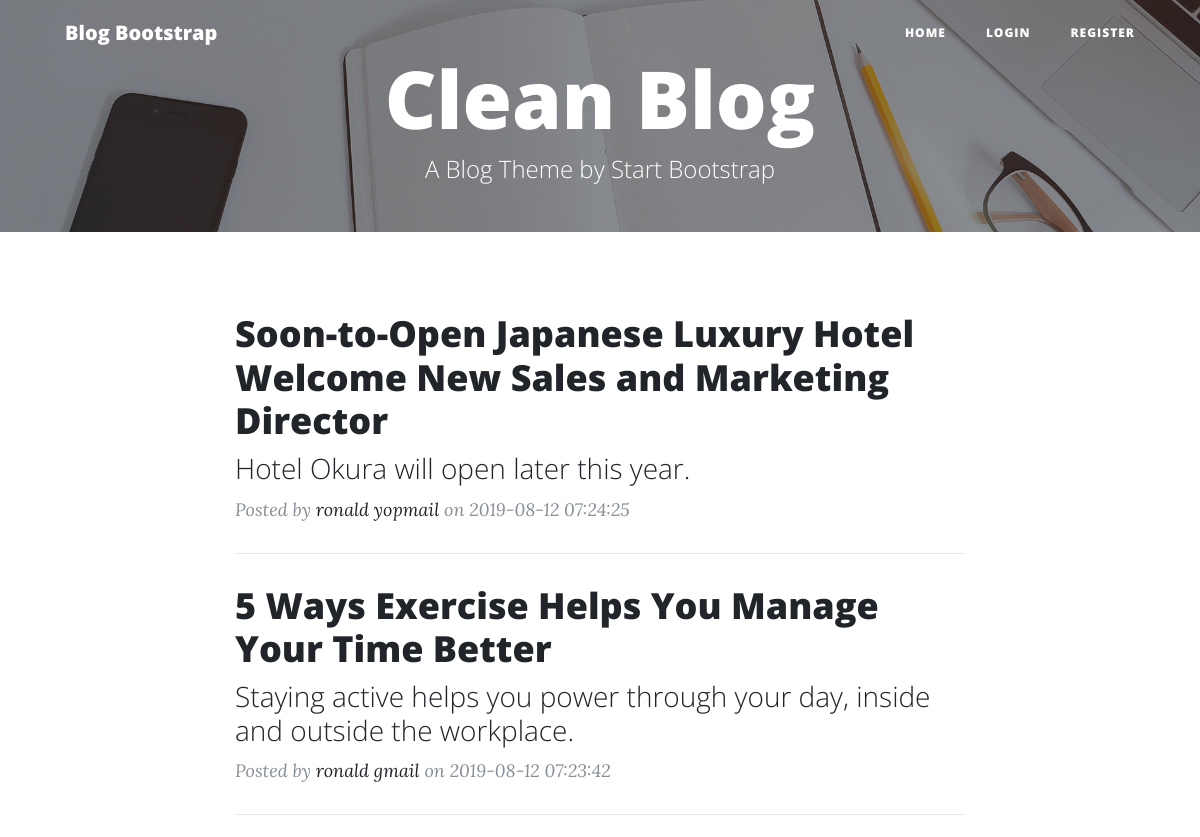
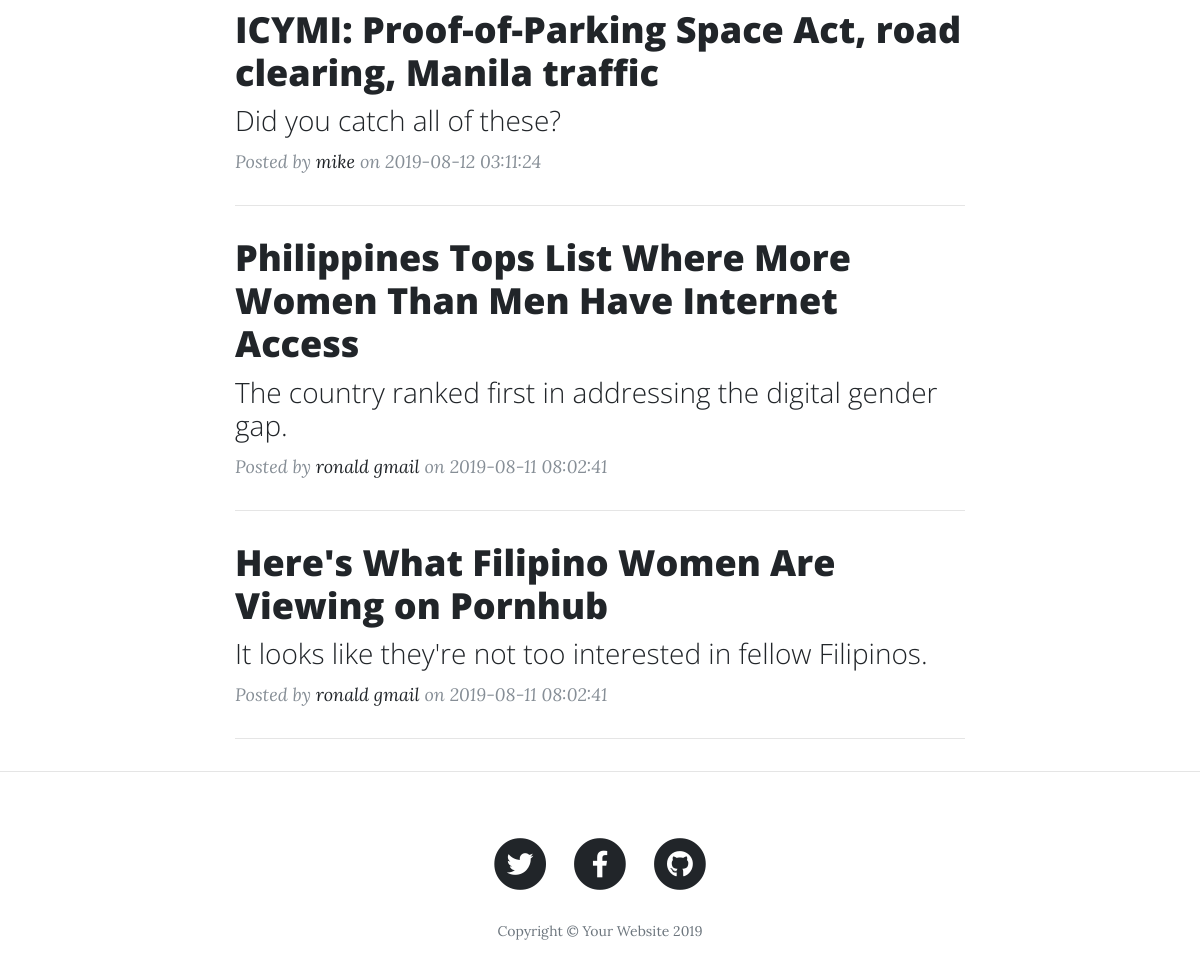
The page / on the database its author committed (2 pictures, top to bottom).
### tables this page shows
CREATE TABLE `posts` (
  `id` int(10) UNSIGNED NOT NULL,
  `title` varchar(255) DEFAULT NULL,
  `small_desc` text NOT NULL,
  `content` longtext NOT NULL,
  `author` varchar(255) NOT NULL,
  `date` timestamp NOT NULL DEFAULT CURRENT_TIMESTAMP
);

CREATE TABLE `users` (
  `id` int(10) UNSIGNED NOT NULL,
  `email` varchar(250) NOT NULL,
  `username` varchar(255) NOT NULL,
  `password` char(255) NOT NULL
);

### app/services/Post.php (called while the page is built, shortened)
<?php
class Post extends Database {
	protected $db_connection;
    public function __construct() {
        $this->db_connection = $this->db_connect();
    }
    public function getAll() {
        $query = $this->db_connection->query('
            SELECT posts.*, users.username, users.id as uid FROM  posts
            LEFT JOIN users ON posts.author = users.id
            ORDER BY date DESC');
        return $query->fetchAll(\PDO::FETCH_OBJ);
    }
}

### app/config/Database.php (called while the page is built, shortened)
<?php
class Database extends \PDO{
    protected $db = 'blog_db';
    protected $host = 'localhost';
    protected $user = 'root';
    protected $pw = '';
	public function db_connect()
	{
		$dsn = 'mysql:host=' . $this->host . ';dbname=' . $this->db;
		try {
			$pdo = new \PDO($dsn, $this->user, $this->pw);
			$pdo->setAttribute(\PDO::ATTR_ERRMODE, \PDO::ERRMODE_EXCEPTION);
			return $pdo;
		}
		catch(PDOException $e) {
			echo 'Connection failed: ' . $e->getMessage();
		}
	}
}

### index.php (the view, shortened to what this page needs)
<?php
$postModel = new Post;
$posts = $postModel->getAll();
include('header.php');
include('nav.php');
?>
  <header class="masthead" style="background-image: url('assets/img/home-bg.jpg')">
    <div class="overlay"></div>
    <div class="container">
      <div class="row">
        <div class="col-lg-8 col-md-10 mx-auto">
          <div class="site-heading">
            <h1>Clean Blog</h1>
            <span class="subheading">A Blog Theme by Start Bootstrap</span>
          </div>
        </div>
      </div>
    </div>
  </header>
  <div class="container">
    <div class="row">
      <div class="col-lg-8 col-md-10 mx-auto">
      	<?php
        foreach ($posts as $key => $p) { ?>
        <div class="post-preview">
          <a href="article.php?id=<?php echo $p->id ?>">
            <h2 class="post-title">
              <?php echo $p->title ?>
            </h2>
            <h3 class="post-subtitle">
              <?php echo $p->small_desc ?>
            </h3>
          </a>
          <p class="post-meta">Posted by
            <a href="blogs.php?uid=<?php echo $p->uid ?>"><?php echo $p->username ?></a>
            on <?php echo $p->date ?></p>
        </div>
        <hr>
        <?php
        }
      	?>
      </div>
    </div>
  </div>
<?php
include('footer.php');

### header.php (shortened to what this page needs)
<?php
print_r($_SESSION);
?>
<!DOCTYPE html>
<html lang="en">
<head>
  <link href="assets/bootstrap/css/bootstrap.min.css" rel="stylesheet">
  <link href="assets/fontawesome-free/css/all.min.css" rel="stylesheet" type="text/css">
  <link href="assets/css/clean-blog.css" rel="stylesheet">
</head>
<body>

### nav.php (shortened to what this page needs)
<nav class="navbar navbar-expand-lg navbar-light fixed-top" id="mainNav">
  <div class="container">
    <a class="navbar-brand" href="index.php">Blog Bootstrap</a>
    <div class="collapse navbar-collapse" id="navbarResponsive">
      <ul class="navbar-nav ml-auto">
        <li class="nav-item">
          <a class="nav-link" href="index.php">Home</a>
        </li>
        <?php if(empty($_SESSION['is_logged'])): ?>
        <li class="nav-item">
          <a class="nav-link" href="login.php">Login</a>
        </li>
        <li class="nav-item">
          <a class="nav-link" href="register.php">Register</a>
        </li>
        <?php endif ?>
      </ul>
    </div>
  </div>
</nav>

### footer.php (shortened to what this page needs)
  <hr>
  <footer>
    <div class="container">
      <div class="row">
        <div class="col-lg-8 col-md-10 mx-auto">
          <ul class="list-inline text-center">
            <li class="list-inline-item">
              <a href="#">
                <span class="fa-stack fa-lg">
                  <i class="fas fa-circle fa-stack-2x"></i>
                  <i class="fab fa-twitter fa-stack-1x fa-inverse"></i>
                </span>
              </a>
            </li>
            <li class="list-inline-item">
              <a href="#">
                <span class="fa-stack fa-lg">
                  <i class="fas fa-circle fa-stack-2x"></i>
                  <i class="fab fa-facebook-f fa-stack-1x fa-inverse"></i>
                </span>
              </a>
            </li>
            <li class="list-inline-item">
              <a href="#">
                <span class="fa-stack fa-lg">
                  <i class="fas fa-circle fa-stack-2x"></i>
                  <i class="fab fa-github fa-stack-1x fa-inverse"></i>
                </span>
              </a>
            </li>
          </ul>
          <p class="copyright text-muted">Copyright &copy; Your Website 2019</p>
        </div>
      </div>
    </div>
  </footer>
</body>
</html>

### assets/css/clean-blog.css (style rules this page uses)
body { font-size: 20px; color: #212529; font-family: 'Lora', 'Times New Roman', serif; }
p { line-height: 1.5; margin: 30px 0; }
p a { text-decoration: underline; }
h1, h2, h3, h4, h5, h6 { font-weight: 800; font-family: 'Open Sans', 'Helvetica Neue', Helvetica, Arial, sans-serif; }
a { color: #212529; -webkit-transition: all 0.2s; transition: all 0.2s; }
#mainNav { position: absolute; border-bottom: 1px solid #e9ecef; background-color: white; font-family: 'Open Sans', 'Helvetica Neue', Helvetica, Arial, sans-serif; }
#mainNav .navbar-brand { font-weight: 800; color: #343a40; }
#mainNav .navbar-nav > li.nav-item > a { font-size: 12px; font-weight: 800; letter-spacing: 1px; text-transform: uppercase; }
@media only screen and (min-width: 992px) { #mainNav { border-bottom: 1px solid transparent; background: transparent; } }
@media only screen and (min-width: 992px) { #mainNav .navbar-brand { padding: 10px 20px; color: #fff; } }
@media only screen and (min-width: 992px) { #mainNav .navbar-nav > li.nav-item > a { padding: 10px 20px; color: #fff; } }
@media only screen and (min-width: 992px) { #mainNav { -webkit-transition: background-color 0.2s; transition: background-color 0.2s; -webkit-transform: translate3d(0, 0, 0); transform: translate3d(0, 0, 0); -webkit-backface-visibility: hidden; } }
header.masthead { margin-bottom: 50px; background: no-repeat center center; background-color: #868e96; background-attachment: scroll; position: relative; background-size: cover; }
header.masthead .overlay { position: absolute; top: 0; left: 0; height: 100%; width: 100%; background-color: #212529; opacity: 0.5; }
header.masthead .page-heading, header.masthead .post-heading, header.masthead .site-heading { padding: 50px 0 150px; color: white; }
@media only screen and (min-width: 768px) { header.masthead .page-heading, header.masthead .post-heading, header.masthead .site-heading { padding: 50px 0; } }
header.masthead .page-heading, header.masthead .site-heading { text-align: center; }
header.masthead .page-heading h1, header.masthead .site-heading h1 { font-size: 50px; margin-top: 0; }
header.masthead .page-heading .subheading, header.masthead .site-heading .subheading { font-size: 24px; font-weight: 300; line-height: 1.1; display: block; margin: 10px 0 0; font-family: 'Open Sans', 'Helvetica Neue', Helvetica, Arial, sans-serif; }
@media only screen and (min-width: 768px) { header.masthead .page-heading h1, header.masthead .site-heading h1 { font-size: 80px; } }
.post-preview > a { color: #212529; }
.post-preview > a > .post-title { font-size: 30px; margin-top: 30px; margin-bottom: 10px; }
.post-preview > a > .post-subtitle { font-weight: 300; margin: 0 0 10px; }
.post-preview > .post-meta { font-size: 18px; font-style: italic; margin-top: 0; color: #868e96; }
.post-preview > .post-meta > a { text-decoration: none; color: #212529; }
@media only screen and (min-width: 768px) { .post-preview > a > .post-title { font-size: 36px; } }
footer { padding: 50px 0 65px; }
footer .list-inline { margin: 0; padding: 0; }
footer .copyright { font-size: 14px; margin-bottom: 0; text-align: center; }

### rows shown on the page
posts: title "Soon-to-Open Japanese Luxury Hotel Welcome New Sales and Marketing Director", small_desc "Hotel Okura will open later this year.", users.username "ronald yopmail", date "2019-08-12 07:24:25"
posts: title "5 Ways Exercise Helps You Manage Your Time Better", small_desc "Staying active helps you power through your day, inside and outside the workplace.", users.username "ronald gmail", date "2019-08-12 07:23:42"
posts: title "ICYMI: Proof-of-Parking Space Act, road clearing, Manila traffic", small_desc "Did you catch all of these?", users.username "mike", date "2019-08-12 03:11:24"
posts: title "Philippines Tops List Where More Women Than Men Have Internet Access", small_desc "The country ranked first in addressing the digital gender gap.", users.username "ronald gmail", date "2019-08-11 08:02:41"
posts: title "Here's What Filipino Women Are Viewing on Pornhub", small_desc "It looks like they're not too interested in fellow Filipinos.", users.username "ronald gmail", date "2019-08-11 08:02:41"
